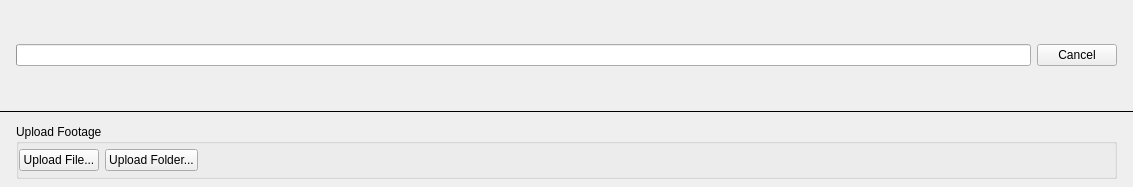
<?xml version="1.0" encoding="UTF-8"?>
<ui version="4.0">
 <class>VirtualCameraUploadWidget</class>
 <widget class="QWidget" name="VirtualCameraUploadWidget">
  <property name="geometry">
   <rect>
    <x>0</x>
    <y>0</y>
    <width>1133</width>
    <height>187</height>
   </rect>
  </property>
  <property name="sizePolicy">
   <sizepolicy hsizetype="MinimumExpanding" vsizetype="Fixed">
    <horstretch>0</horstretch>
    <verstretch>0</verstretch>
   </sizepolicy>
  </property>
  <layout class="QVBoxLayout" name="verticalLayout_3">
   <property name="spacing">
    <number>0</number>
   </property>
   <property name="leftMargin">
    <number>0</number>
   </property>
   <property name="topMargin">
    <number>0</number>
   </property>
   <property name="rightMargin">
    <number>0</number>
   </property>
   <property name="bottomMargin">
    <number>0</number>
   </property>
   <item>
    <widget class="nx::vms::client::desktop::Panel" name="progressPanel" native="true">
     <layout class="QHBoxLayout" name="horizontalLayout">
      <property name="leftMargin">
       <number>16</number>
      </property>
      <property name="topMargin">
       <number>16</number>
      </property>
      <property name="rightMargin">
       <number>16</number>
      </property>
      <property name="bottomMargin">
       <number>16</number>
      </property>
      <item>
       <widget class="QProgressBar" name="uploadProgressBar"/>
      </item>
      <item>
       <widget class="QPushButton" name="cancelButton">
        <property name="text">
         <string>Cancel</string>
        </property>
       </widget>
      </item>
     </layout>
    </widget>
   </item>
   <item>
    <widget class="Line" name="line">
     <property name="maximumSize">
      <size>
       <width>16777215</width>
       <height>1</height>
      </size>
     </property>
     <property name="frameShadow">
      <enum>QFrame::Plain</enum>
     </property>
     <property name="orientation">
      <enum>Qt::Horizontal</enum>
     </property>
    </widget>
   </item>
   <item>
    <layout class="QVBoxLayout" name="verticalLayout_2">
     <property name="leftMargin">
      <number>16</number>
     </property>
     <property name="topMargin">
      <number>12</number>
     </property>
     <property name="rightMargin">
      <number>16</number>
     </property>
     <property name="bottomMargin">
      <number>8</number>
     </property>
     <item>
      <widget class="QGroupBox" name="uploadGroupBox">
       <property name="sizePolicy">
        <sizepolicy hsizetype="Preferred" vsizetype="Fixed">
         <horstretch>0</horstretch>
         <verstretch>0</verstretch>
        </sizepolicy>
       </property>
       <property name="title">
        <string>Upload Footage</string>
       </property>
       <property name="flat">
        <bool>true</bool>
       </property>
       <layout class="QVBoxLayout" name="verticalLayout">
        <property name="leftMargin">
         <number>0</number>
        </property>
        <property name="topMargin">
         <number>0</number>
        </property>
        <property name="rightMargin">
         <number>0</number>
        </property>
        <property name="bottomMargin">
         <number>0</number>
        </property>
        <item>
         <widget class="QStackedWidget" name="stackedWidget">
          <property name="currentIndex">
           <number>0</number>
          </property>
          <widget class="QWidget" name="controlsPage">
           <layout class="QHBoxLayout" name="horizontalLayout_2">
            <property name="leftMargin">
             <number>0</number>
            </property>
            <property name="topMargin">
             <number>0</number>
            </property>
            <property name="rightMargin">
             <number>0</number>
            </property>
            <property name="bottomMargin">
             <number>0</number>
            </property>
            <item>
             <widget class="QPushButton" name="uploadFileButton">
              <property name="text">
               <string>Upload File...</string>
              </property>
             </widget>
            </item>
            <item>
             <widget class="QPushButton" name="uploadFolderButton">
              <property name="text">
               <string>Upload Folder...</string>
              </property>
             </widget>
            </item>
            <item>
             <spacer name="horizontalSpacer">
              <property name="orientation">
               <enum>Qt::Horizontal</enum>
              </property>
              <property name="sizeHint" stdset="0">
               <size>
                <width>37</width>
                <height>17</height>
               </size>
              </property>
             </spacer>
            </item>
           </layout>
          </widget>
          <widget class="QWidget" name="messagePage">
           <layout class="QHBoxLayout" name="horizontalLayout_3">
            <item>
             <widget class="QLabel" name="messageLabel">
              <property name="text">
               <string notr="true">&lt;message&gt;</string>
              </property>
             </widget>
            </item>
           </layout>
          </widget>
         </widget>
        </item>
       </layout>
      </widget>
     </item>
    </layout>
   </item>
  </layout>
 </widget>
 <customwidgets>
  <customwidget>
   <class>nx::vms::client::desktop::Panel</class>
   <extends>QWidget</extends>
   <header location="global">nx/vms/client/desktop/common/widgets/panel.h</header>
   <container>1</container>
  </customwidget>
 </customwidgets>
 <resources/>
 <connections/>
</ui>
